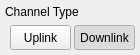
     <widget class="RtSa_ClickedWidget" name="Channel_Type" native="true">
      <property name="geometry">
       <rect>
        <x>269</x>
        <y>261</y>
        <width>140</width>
        <height>55</height>
       </rect>
      </property>
      <property name="focusPolicy">
       <enum>Qt::StrongFocus</enum>
      </property>
      <property name="styleSheet">
       <string notr="true"/>
      </property>
      <widget class="QLabel" name="Title_ChannelType">
       <property name="geometry">
        <rect>
         <x>5</x>
         <y>1</y>
         <width>121</width>
         <height>22</height>
        </rect>
       </property>
       <property name="text">
        <string>Channel Type</string>
       </property>
      </widget>
      <widget class="QPushButton" name="Channel_Uplink">
       <property name="geometry">
        <rect>
         <x>10</x>
         <y>25</y>
         <width>61</width>
         <height>25</height>
        </rect>
       </property>
       <property name="focusPolicy">
        <enum>Qt::NoFocus</enum>
       </property>
       <property name="styleSheet">
        <string notr="true">#RtSa_Dialog_AllSetup[status = &quot;indoor&quot;]
QPushButton
{
	font:75 12px &quot;Arial&quot;;
   font-weight:bold;
color:rgba(101, 101, 101, 1);
	
	border-style:flat;
	background-image: url(:/rtsa/image/btn_opt_2_w125.png);
}
#RtSa_Dialog_AllSetup[status = &quot;indoor&quot;]
QPushButton:checked
{
	color:rgba(57, 57, 57, 1);
	background-image: url(:/rtsa/image/btn_opt_1_w125.png);
}

#RtSa_Dialog_AllSetup[status = &quot;outdoor&quot;]
QPushButton
{
	font:75 12px &quot;Arial&quot;;
   font-weight:bold;
color:rgba(101, 101, 101, 1);
	
	border-style:flat;
	background-image: url(:/rtsa/image/btn_opt_2_w125.png);
}
#RtSa_Dialog_AllSetup[status = &quot;outdoor&quot;]
QPushButton:checked
{
	color:rgba(57, 57, 57, 1);
	background-image: url(:/rtsa/image/btn_opt_1_w125.png);
}

#RtSa_Dialog_AllSetup[status = &quot;night&quot;]
QPushButton
{
	font:75 12px &quot;Arial&quot;;
   font-weight:bold;
   color:rgba(121, 106, 81, 1);
	border-style:flat;
	background-image: url(:/rtsa/image/night/btn_left_nor.png);
}
#RtSa_Dialog_AllSetup[status = &quot;night&quot;]
QPushButton:checked
{
	color:rgba(57, 57, 57, 1);
	background-image: url(:/rtsa/image/night/btn_left_click.png);
}



</string>
       </property>
       <property name="text">
        <string>Uplink</string>
       </property>
       <property name="checkable">
        <bool>true</bool>
       </property>
       <property name="autoExclusive">
        <bool>true</bool>
       </property>
       <property name="flat">
        <bool>false</bool>
       </property>
      </widget>
      <widget class="QPushButton" name="Channel_Downlink">
       <property name="geometry">
        <rect>
         <x>74</x>
         <y>25</y>
         <width>61</width>
         <height>25</height>
        </rect>
       </property>
       <property name="focusPolicy">
        <enum>Qt::NoFocus</enum>
       </property>
       <property name="styleSheet">
        <string notr="true">#RtSa_Dialog_AllSetup[status = &quot;indoor&quot;]
QPushButton
{
	font:75 12px &quot;Arial&quot;;
   font-weight:bold;
color:rgba(101, 101, 101, 1);
	
	border-style:flat;
	background-image: url(:/rtsa/image/btn_opt_1_w125.png);
 background-position:right;
}
#RtSa_Dialog_AllSetup[status = &quot;indoor&quot;]
QPushButton:checked
{
	color:rgba(57, 57, 57, 1);
	background-image: url(:/rtsa/image/btn_opt_2_w125.png);
 background-position:right;
}

#RtSa_Dialog_AllSetup[status = &quot;outdoor&quot;]
QPushButton
{
	font:75 12px &quot;Arial&quot;;
   font-weight:bold;
color:rgba(101, 101, 101, 1);
	
	border-style:flat;
	background-image: url(:/rtsa/image/btn_opt_1_w125.png);
 background-position:right;
}
#RtSa_Dialog_AllSetup[status = &quot;outdoor&quot;]
QPushButton:checked
{
	color:rgba(57, 57, 57, 1);
	background-image: url(:/rtsa/image/btn_opt_2_w125.png);
 background-position:right;
}

#RtSa_Dialog_AllSetup[status = &quot;night&quot;]
QPushButton
{
	font:75 12px &quot;Arial&quot;;
   font-weight:bold;
   color:rgba(121, 106, 81, 1);
	border-style:flat;
	background-image: url(:/rtsa/image/night/btn_right_nor.png);
}
#RtSa_Dialog_AllSetup[status = &quot;night&quot;]
QPushButton:checked
{
	color:rgba(57, 57, 57, 1);
	background-image: url(:/rtsa/image/night/btn_right_click.png);
}



</string>
       </property>
       <property name="text">
        <string>Downlink</string>
       </property>
       <property name="checkable">
        <bool>true</bool>
       </property>
       <property name="checked">
        <bool>true</bool>
       </property>
       <property name="autoExclusive">
        <bool>true</bool>
       </property>
       <property name="flat">
        <bool>false</bool>
       </property>
      </widget>
     </widget>
